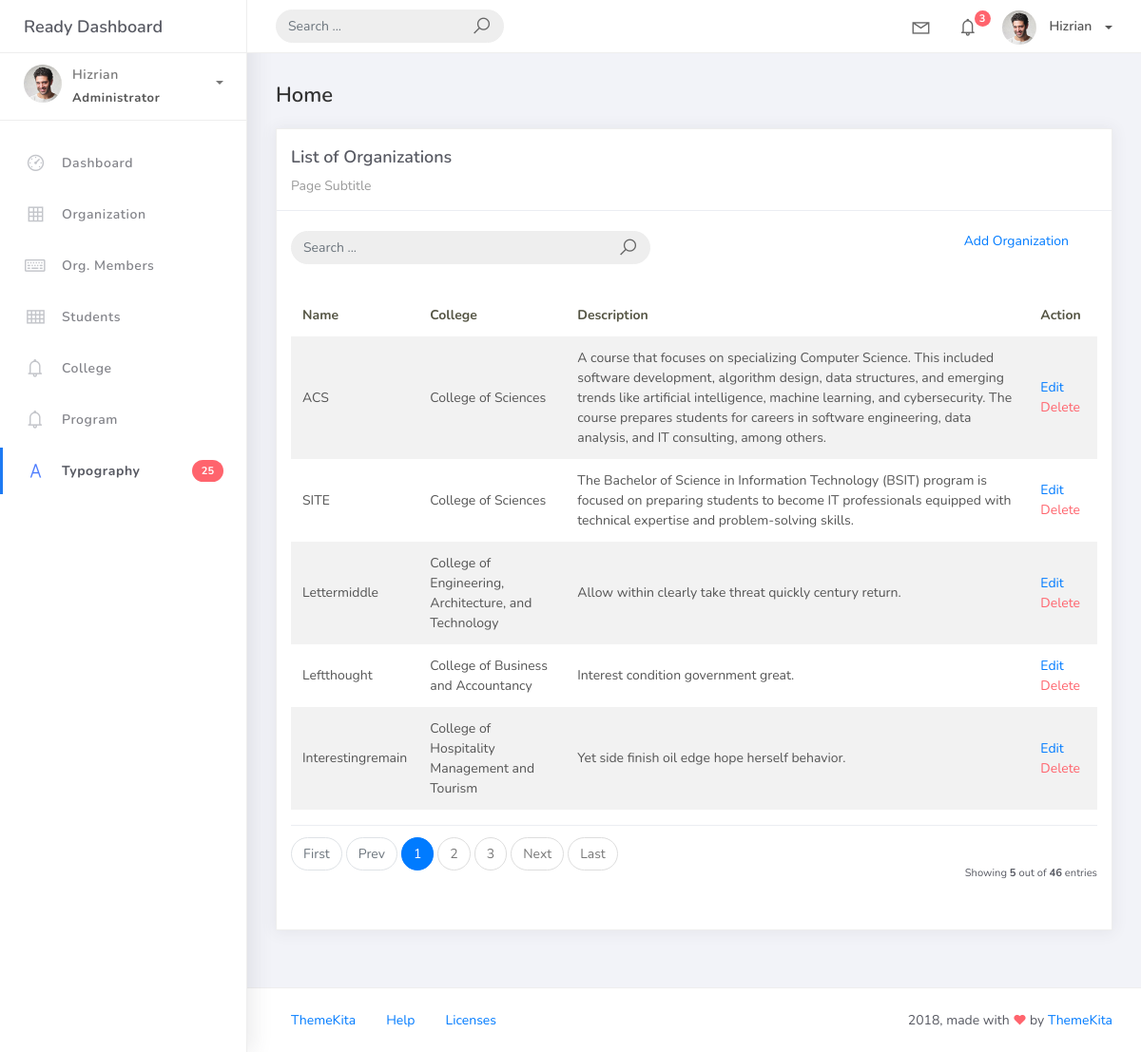
The app's page /organization/, older data.
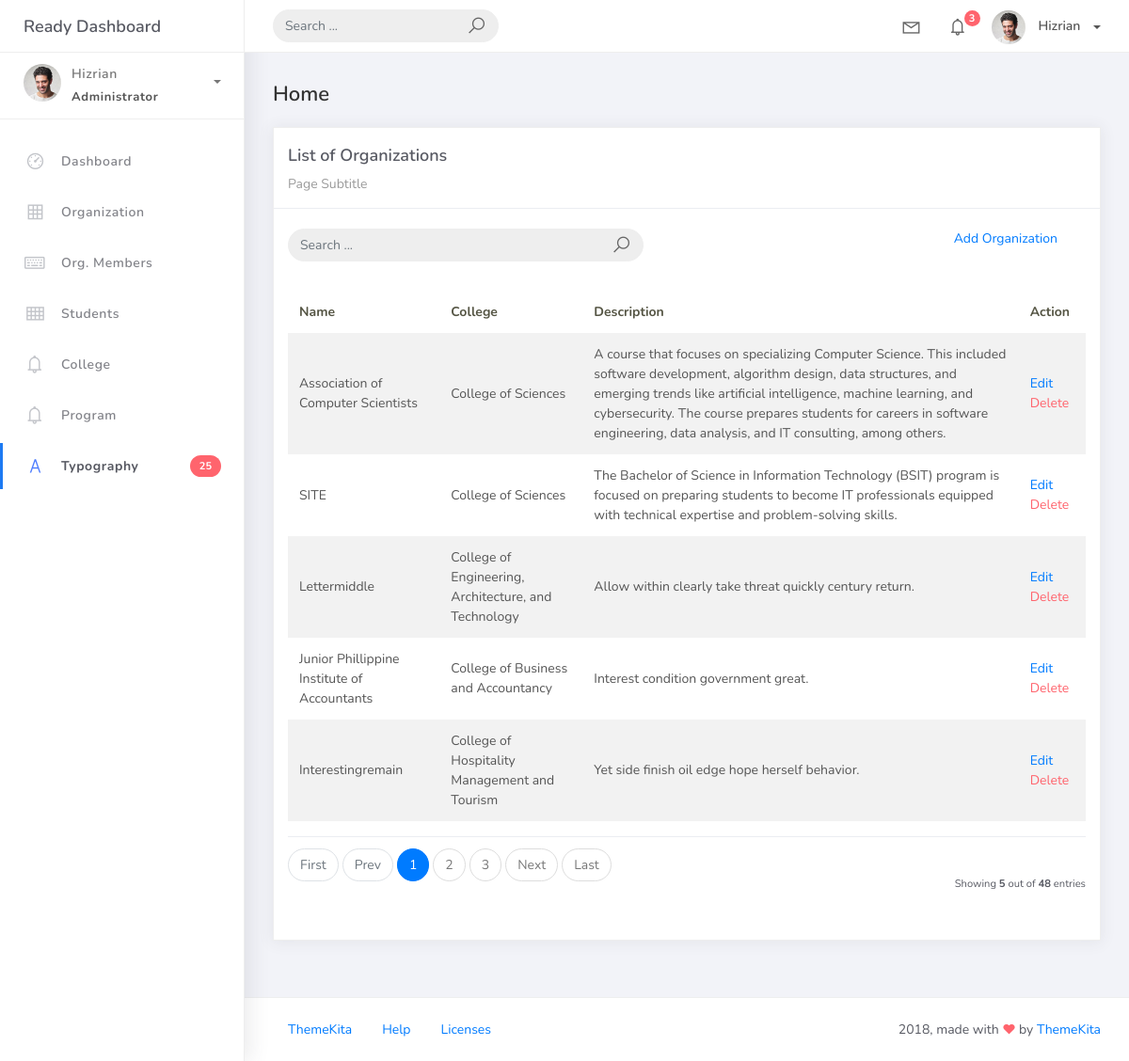
The same page, newer data.
### studentorg/models.py (models this page shows, shortened)
class BaseModels(models.Model):
    created_at = models.DateTimeField(auto_now=True, db_index=True)
    updated_at = models.DateTimeField(auto_now=True)
    class Meta:
        abstract = True

class Organization(BaseModels):  # Inherit from BaseModels to include timestamps
    name = models.CharField(max_length=150)
    college = models.ForeignKey(College, blank=True, on_delete=models.CASCADE)
    description = models.CharField(max_length=500)

class College(BaseModels):
    college_name = models.CharField(max_length=150)
    def __str__(self):
        return self.college_name

### studentorg/views.py (the view)
# urls.py: path('organization/', OrganizationList.as_view(), name='organization-list'),
class OrganizationList(ListView):
    model = Organization
    context_object_name = 'organization'
    template_name = 'org_list.html'
    paginate_by = 5

### templates/org_list.html
{% extends 'base.html' %}
{% load static %}
{% block content %}
<div class="content">
    <div class="container-fluid">
        <h4 class="page-title">Home</h4>
        <div class="row">
            <div class="col-md-12">
                <div class="card">
                    <div class="card-header">
                        <div class="card-title">List of Organizations</div>
                        <div class="card-category">Page Subtitle</div>
                    </div>
                    <br />
                    <div class="col-md-12 row">
                        <div class="col-md-6">
                            <form class="navbar-left navbar-form nav-search mr-md-3" action="">
                                <div class="input-group">
                                    <input type="text" placeholder="Search ..." class="form-control" />
                                    <div class="input-group-append">
                                        <span class="input-group-text">
                                            <i class="la la-search search-icon"></i>
                                        </span>
                                    </div>
                                </div>
                            </form>
                        </div>
                        <div class="col-md-6">
                            <div class="pull-right">
                                <a href="${url 'organization-add'}">Add Organization</a>
                            </div>
                        </div>
                    </div>
                    <div class="card-body">
                        <table class="table table-striped mt-3">
                            <thead>
                                <tr>
                                    <th scope="col">Name</th>
                                    <th scope="col">College</th>
                                    <th scope="col">Description</th>
                                    <th scope="col">Action</th>
                                </tr>
                            </thead>
                            <tbody>
                                {% for object in object_list %}
                                <tr>
                                    <td>{{ object.name }}</td>
                                    <td>{{ object.college }}</td>
                                    <td>{{ object.description }}</td>
                                    <td>
                                        <a href="organization_list/{{object.id}}">Edit</a>
                                        <a href="organization_list/{{object.id}}/delete" class="text-danger">Delete
                                    </td>
                                </tr>
                                {% empty %}
                                <tr>
                                    <td colspan="4" style="text-align: center;">
                                        <p class="text-sm font-weight-bold mb-0">No Records Found</p>
                                    </td>
                                </tr>
                                {% endfor %}
                            </tbody>
                        </table>
                        {% include 'includes/pagination.html' %}
                    </div>
                </div>
            </div>
        </div>
    </div>
</div>
{% endblock %}

### templates/base.html (shortened to what this page needs)
{% load static %}
<!DOCTYPE html>
<html lang="en">
<head>
    <link rel="stylesheet" href="{% static 'css/bootstrap.min.css' %}">
    <link rel="stylesheet" href="{% static 'css/ready.css' %}">
    <link rel="stylesheet" href="{% static 'css/demo.css' %}">
</head>
<body>
    <div class="wrapper">
        <div class="main-header">
            <div class="logo-header">
                <a href="index.html" class="logo">
                    Ready Dashboard
                </a>
            </div>
            <nav class="navbar navbar-header navbar-expand-lg">
                <div class="container-fluid">
                    <form class="navbar-left navbar-form nav-search mr-md-3" action="">
                        <div class="input-group">
                            <input type="text" placeholder="Search ..." class="form-control" aria-label="Search">
                            <div class="input-group-append">
                                <span class="input-group-text">
                                    <i class="la la-search search-icon"></i>
                                </span>
                            </div>
                        </div>
                    </form>
                    <ul class="navbar-nav topbar-nav ml-md-auto align-items-center">
                        <li class="nav-item dropdown hidden-caret">
                            <a class="nav-link dropdown-toggle" href="#" id="navbarDropdown" role="button" data-toggle="dropdown" aria-haspopup="true" aria-expanded="false" title="Messages">
                                <i class="la la-envelope"></i>
                            </a>
                        </li>
                        <li class="nav-item dropdown hidden-caret">
                            <a class="nav-link dropdown-toggle" href="#" id="navbarDropdown" role="button" data-toggle="dropdown" aria-haspopup="true" aria-expanded="false" title="Notifications">
                                <i class="la la-bell"></i>
                                <span class="notification">3</span>
                            </a>
                        </li>
                        <li class="nav-item dropdown">
                            <a class="dropdown-toggle profile-pic" data-toggle="dropdown" href="#" aria-expanded="false" title="User  Profile">
                                <img src="{% static 'img/profile.jpg' %}" alt="Profile of Hizrian" width="36" class="img-circle">
                                <span>Hizrian</span>
                            </a>
                        </li>
                    </ul>
                </div>
            </nav>
        </div>
        <div class="sidebar">
            <div class="scrollbar-inner sidebar-wrapper">
                <div class="user">
                    <div class="photo">
                        <img src="{% static 'img/profile.jpg' %}" alt="Profile of Hizrian">
                    </div>
                    <div class="info">
                        <a class="" data-toggle="collapse" href="#collapseExample" aria-expanded="true" title="User  Menu">
                            <span>
                                Hizrian
                                <span class="user-level">Administrator</span>
                                <span class="caret"></span>
                            </span>
                        </a>
                    </div>
                </div>
                <ul class="nav">
                    <li class="nav-item">
                        <a href="index.html">
                            <i class="la la-dashboard"></i>
                            <p>Dashboard</p>
                        </a>
                    </li>
                    <li class="nav-item">
                        <a href="{% url 'organization-add' %}">
                            <i class="la la-table"></i>
                            <p>Organization</p>
                        </a>
                    </li>
                    <li class="nav-item">
                        <a href="{% url 'orgmember-add' %}">
                            <i class="la la-keyboard-o"></i>
                            <p>Org. Members</p>
                        </a>
                    </li>
                    <li class="nav-item">
                        <a href="{% url 'student-add' %}">
                            <i class="la la-th"></i>
                            <p>Students</p>
                        </a>
                    </li>
                    <li class="nav-item">
                        <a href="{% url 'college-add' %}">
                            <i class="la la-bell"></i>
                            <p>College</p>
                        </a>
                    </li>
                    <li class="nav-item">
                        <a href="{% url 'program-add' %}">
                            <i class="la la-bell"></i>
                            <p>Program</p>
                        </a>
                    </li>
                    <li class="nav-item active">
                        <a href="typography.html">
                            <i class="la la-font"></i>
                            <p>Typography</p>
                            <span class="badge badge-danger">25</span>
                        </a>
                    </li>
                </ul>
            </div>
        </div>
        <div class="main-panel">
            {% block content %}
            {% endblock %}
            <footer class="footer">
                <div class="container-fluid">
                    <nav class="pull-left">
                        <ul class="nav">
                            <li class="nav-item">
                                <a class="nav-link" href="http://www.themekita.com">
                                    ThemeKita
                                </a>
                            </li>
                            <li class="nav-item">
                                <a class="nav-link" href="#">
                                    Help
                                </a>
                            </li>
                            <li class="nav-item">
                                <a class="nav-link" href="https://themewagon.com/license/#free-item">
                                    Licenses
                                </a>
                            </li>
                        </ul>
                    </nav>
                    <div class="copyright ml-auto">
                        2018, made with <i class="la la-heart heart text-danger"></i> by <a href="http://www.themekita.com">ThemeKita</a>
                    </div>
                </div>
            </footer>
        </div>
    </div>
</body>
</html>

### templates/includes/pagination.html (shortened to what this page needs)
{% if is_paginated %}
<div class="card-footer px-0 border-0 d-flex flex-column flex-lg-row align-items-center justify-content-between mt-3">
    <nav aria-label="Topics pagination" class="mb-4">
        <ul class="pagination">
            {% if page_obj.number > 1 %}
                <li class="page-item">
                    <a class="page-link" href="?page=1">First</a>
                </li>
            {% else %}
                <li class="page-item disabled">
                    <span class="page-link">First</span>
                </li>
            {% endif %}
            {% if page_obj.has_previous %}
                <li class="page-item">
                    <a class="page-link" href="?page={{ page_obj.previous_page_number }}">Prev</a>
                </li>
            {% else %}
                <li class="page-item disabled">
                    <span class="page-link">Prev</span>
                </li>
            {% endif %}
            {% for page_num in paginator.page_range %}
                {% if page_obj.number == page_num %}
                    <li class="page-item active">
                        <span class="page-link">
                            {{ page_num }}
                        </span>
                    </li>
                {% elif page_num > page_obj.number|add:'-3' and page_num < page_obj.number|add:'3' %}
                    <li class="page-item">
                        <a class="page-link" href="?page={{ page_num }}">{{ page_num }}</a>
                    </li>
                {% endif %}
            {% endfor %}
            {% if page_obj.has_next %}
                <li class="page-item">
                    <a class="page-link" href="?page={{ page_obj.next_page_number }}">Next</a>
                </li>
            {% else %}
                <li class="page-item disabled">
                    <span class="page-link">Next</span>
                </li>
            {% endif %}
            {% if page_obj.number != paginator.num_pages %}
                <li class="page-item">
                    <a class="page-link" href="?page={{ paginator.num_pages }}">Last</a>
                </li>
            {% else %}
                <li class="page-item disabled">
                    <span class="page-link">Last</span>
                </li>
            {% endif %}
        </ul>
    </nav>
    <div class="fw-normal small mt-4 mt-lg-0">
        Showing <b>{{ object_list.count }}</b> out of <b>{{ paginator.count }}</b> entries
    </div>
</div>
{% endif %}

Row changes from the older to the newer data that the page shows:
removed Organization: name "ACS", college "College of Sciences", description "A course that focuses on specializing Computer Science. This included software development, algorithm design, data structures, and emerging trends like artificial intelligence, machine learning, and cybersecurity. The course prepares students for careers in software engineering, data analysis, and IT consulting, among others."
removed Organization: name "Leftthought", college "College of Business and Accountancy", description "Interest condition government great."
added Organization: name "Association of Computer Scientists", college "College of Sciences", description "A course that focuses on specializing Computer Science. This included software development, algorithm design, data structures, and emerging trends like artificial intelligence, machine learning, and cybersecurity. The course prepares students for careers in software engineering, data analysis, and IT consulting, among others."
added Organization: name "Junior Phillippine Institute of Accountants", college "College of Business and Accountancy", description "Interest condition government great."
Text that changed along with them:
{{ paginator.count }}: "46" → "48"
